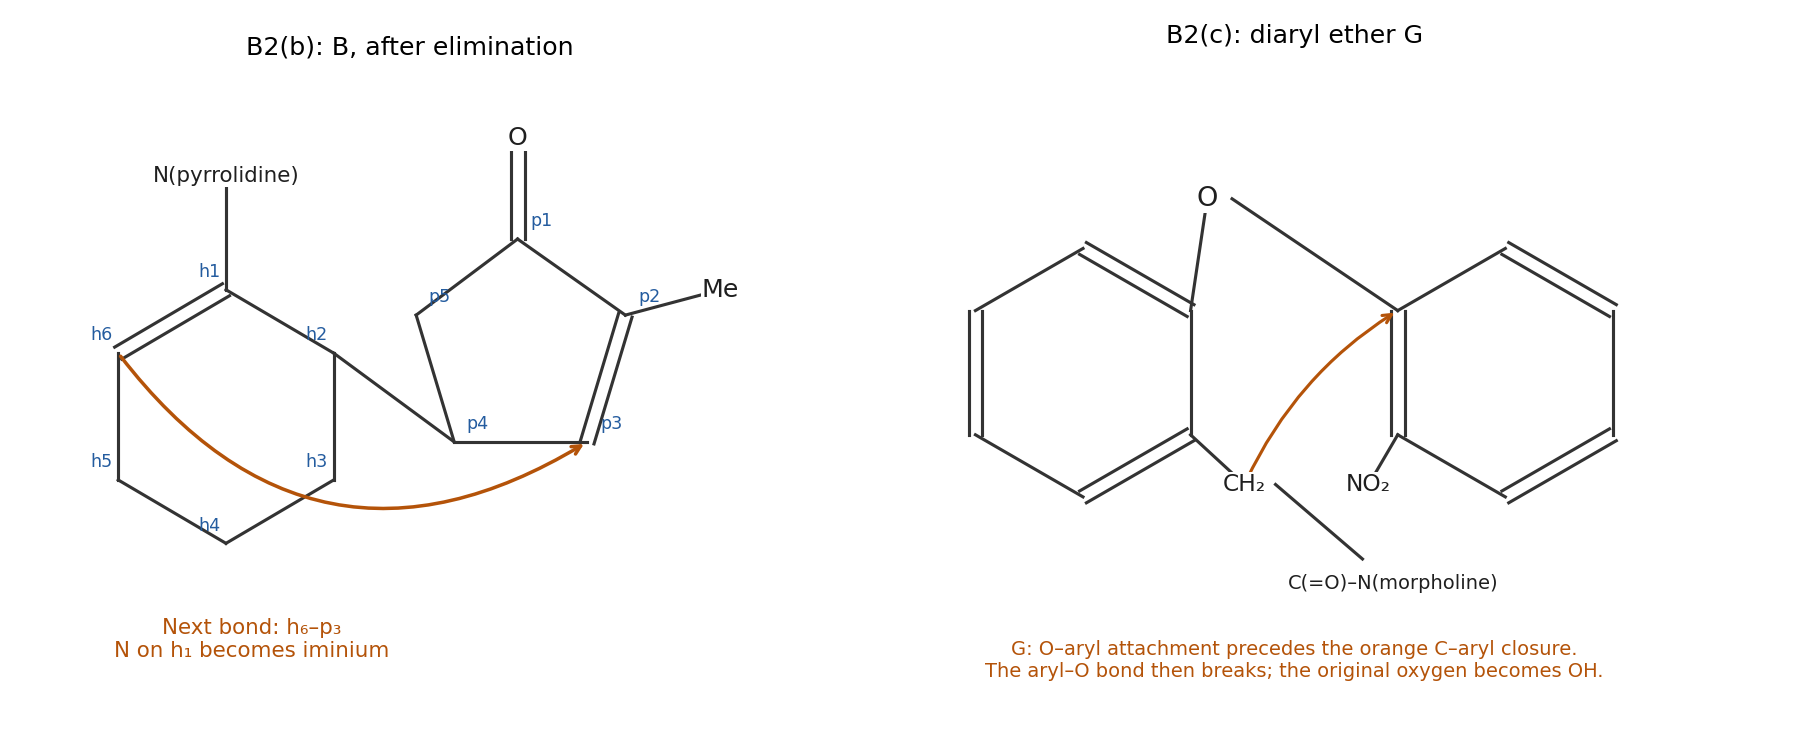

Write the Python code that produced this figure.
"""Original chemistry solution figure; Python 3.14, numpy and matplotlib.
Run from the desired output directory. No source figures or media paths are used.
"""
from pathlib import Path
import sys
sys.dont_write_bytecode = True
sys.path.insert(0, str(Path(__file__).resolve().parents[2] / 'tools'))
import chemistry_diagram as d
import numpy as np
import matplotlib
matplotlib.use('Agg')
import matplotlib.pyplot as plt
plt.rcParams.update({'font.family':'DejaVu Sans','font.size':11})
fig,(a,b)=plt.subplots(1,2,figsize=(13,5.4),gridspec_kw={'width_ratios':[1,1.3]})
h=np.array([[-1,1],[-.15,.5],[-.15,-.5],[-1,-1],[-1.85,-.5],[-1.85,.5]])
p=np.array([[1.3,1.4],[2.15,.8],[1.85,-.2],[.8,-.2],[.5,.8]])
d.ring(a,h,{5:2});d.ring(a,p,{1:2});d.bond(a,h[1],p[3]);d.bond(a,h[0],(-1,1.9));d.atom(a,(-1,1.9),'N(pyrrolidine)',11)
d.bond(a,p[0],(1.3,2.2),2);d.atom(a,(1.3,2.2),'O');d.bond(a,p[1],(2.9,1));d.atom(a,(2.9,1),'Me')
for i,q in enumerate(h):a.text(q[0]-.22,q[1]+.10,'h'+str(i+1),fontsize=9,color=d.BLUE)
for i,q in enumerate(p):a.text(q[0]+.10,q[1]+.10,'p'+str(i+1),fontsize=9,color=d.BLUE)
a.annotate('',p[2],h[5],arrowprops={'arrowstyle':'->','connectionstyle':'arc3,rad=.45','color':d.ORANGE,'lw':1.8});a.text(-.8,-1.9,'Next bond: h₆–p₃\nN on h₁ becomes iminium',ha='center',color=d.ORANGE)
d.finish(a,(-2.6,3.5),(-2.4,2.7),'B2(b): B, after elimination')
th=np.pi/2-np.arange(6)*np.pi/3
left=np.column_stack((np.cos(th),np.sin(th)))+[-1.7,0]
right=np.column_stack((np.cos(th),np.sin(th)))+[1.7,0]
d.ring(b,left,{0:2,2:2,4:2});d.ring(b,right,{0:2,2:2,4:2})
# Each ether attachment is ortho to the respective CH2-amide / nitro substituent.
d.bond(b,left[1],(-.7,1.4));d.atom(b,(-.7,1.4),'O',14);d.bond(b,(-.5,1.4),right[5])
d.bond(b,left[2],(-.4,-.9));d.atom(b,(-.4,-.9),'CH₂',12);d.bond(b,(-.15,-.9),(.55,-1.5));d.atom(b,(.8,-1.7),'C(=O)–N(morpholine)',10)
d.bond(b,right[4],(.6,-.9));d.atom(b,(.6,-.9),'NO₂',12)
b.annotate('',right[5],(-.4,-.9),arrowprops={'arrowstyle':'->','color':d.ORANGE,'lw':1.6,'connectionstyle':'arc3,rad=-.15'})
b.text(0,-2.45,'G: O–aryl attachment precedes the orange C–aryl closure.\nThe aryl–O bond then breaks; the original oxygen becomes OH.',ha='center',fontsize=10,color=d.ORANGE)
d.finish(b,(-3.1,3.1),(-2.9,2.5),'B2(c): diaryl ether G')
fig.tight_layout();d.save(fig,'paper-1-missing-intermediates.png')
